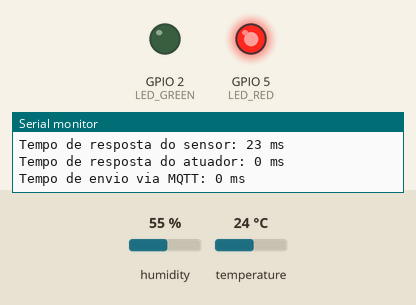
A sketch run on a simulated ESP32. Parts: output pins drawn as LEDs (lit = HIGH), the last lines printed to the serial monitor. The test bench sets the inputs (shaded band); at power-on: temperature 24 °C, humidity 55 %. WiFi joins after 1.5 s; servers stay silent unless stated; no MQTT or app messages arrive unless stated.

Above: at 2.7 s.
2.8 s: temperature set to 26 °C
5.6 s: temperature set to 29 °C
At 6.9 s:
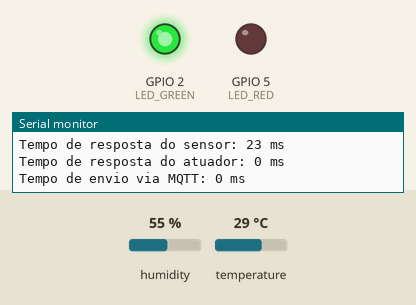
8.4 s: temperature set to 12 °C
At 10.6 s:
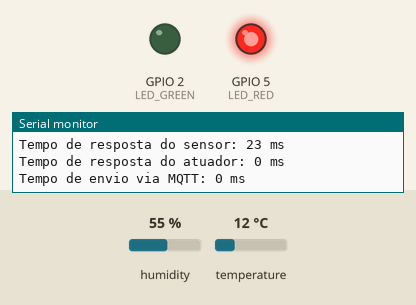
11.5 s: temperature set to 28 °C
At 12.4 s:
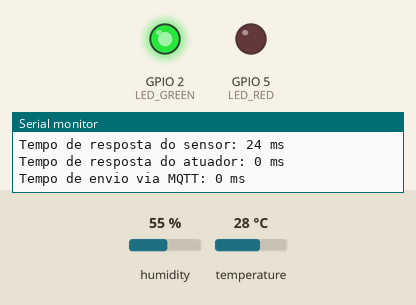
Timing chart, 0 to 14.5 s (numbered marks = the images above; inputs shaded):
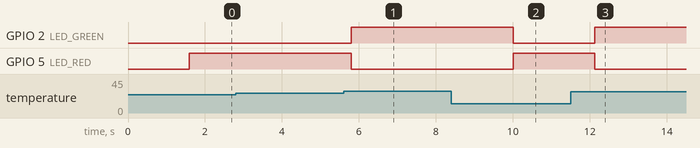

Measured:
- the behaviour switches between 27 and 28 °C on temperature (found by bisection; images 0 and 1)
- after the input at 5.6 s, GPIO 2 (LED_GREEN): LOW → HIGH after 0.20 s; GPIO 5 (LED_RED): HIGH → LOW after 0.20 s
- after the input at 8.4 s, GPIO 2 (LED_GREEN): HIGH → LOW after 1.6 s; GPIO 5 (LED_RED): LOW → HIGH after 1.6 s
- after the input at 11.5 s, GPIO 2 (LED_GREEN): LOW → HIGH after 0.62 s; GPIO 5 (LED_RED): HIGH → LOW after 0.62 s

The sketch:

sketch_temperature_sensor.ino
```cpp
#include <DHT.h>
#include <WiFi.h>
#include <Adafruit_MQTT.h>
#include <Adafruit_MQTT_Client.h>

//pinos do DHT11 e LEDs
#define DHTPIN 4
#define DHTTYPE DHT11
#define LED_GREEN 2
#define LED_RED 5

//wiFi
#define WLAN_SSID       "nome_wifi" //usuario deve incluir nome do wifi
#define WLAN_PASS       "senha_wifi" //usuario deve incluir a senha do wifi

//servidor MQTT
#define MQTT_SERVER     "io.adafruit.com"
#define MQTT_SERVERPORT 1883
#define MQTT_USERNAME   "user" //usuario deve incluir user do adafruit
#define MQTT_KEY        "senha_api" //usuario deve incluir key api do adafruit

//sensor DHT
DHT dht(DHTPIN, DHTTYPE);

//instancia
WiFiClient client;
Adafruit_MQTT_Client mqtt(&client, MQTT_SERVER, MQTT_SERVERPORT, MQTT_USERNAME, MQTT_KEY);

//MQTT para temperatura e umidade
Adafruit_MQTT_Publish temperaturaPub = Adafruit_MQTT_Publish(&mqtt, MQTT_USERNAME "/feeds/temperatura");
Adafruit_MQTT_Publish umidadePub = Adafruit_MQTT_Publish(&mqtt, MQTT_USERNAME "/feeds/umidade");

void setup() {
  Serial.begin(9600);
  dht.begin();

  pinMode(LED_GREEN, OUTPUT);
  pinMode(LED_RED, OUTPUT);

  connectWiFi();
  connectMQTT();
}

void loop() {
  //tempo resposta
  unsigned long startSensorTime = millis();
  float humidity = dht.readHumidity();
  float temperature = dht.readTemperature();
  unsigned long endSensorTime = millis();
  unsigned long responseTimeSensor = endSensorTime - startSensorTime;

  //leitura
  if (isnan(humidity) || isnan(temperature)) {
    Serial.println("Falha ao ler do sensor DHT!");
    return;
  }

  //resultado
  Serial.print("Umidade: ");
  Serial.print(humidity);
  Serial.print(" %\t");
  Serial.print("Temperatura: ");
  Serial.print(temperature);
  Serial.println(" °C");

  //tempo resposta sensor
  Serial.print("Tempo de resposta do sensor: ");
  Serial.print(responseTimeSensor);
  Serial.println(" ms");

  //tempo resposta atuador
  unsigned long startActuatorTime = millis();
  if (temperature < 28) {
    digitalWrite(LED_GREEN, LOW);  //acender o LED verde
    digitalWrite(LED_RED, HIGH);     //apagar o LED vermelho
  } else {
    digitalWrite(LED_GREEN, HIGH);   //apagar o LED verde
    digitalWrite(LED_RED, LOW);    //acender o LED vermelho
  }
  unsigned long endActuatorTime = millis();
  unsigned long responseTimeActuator = endActuatorTime - startActuatorTime;

  Serial.print("Tempo de resposta do atuador: ");
  Serial.print(responseTimeActuator);
  Serial.println(" ms");

  //reconecta MQTT
  if (!mqtt.connected()) {
    connectMQTT();
  }

  //tempo envio MQTT
  unsigned long startMQTTTime = millis();
  if (!temperaturaPub.publish(temperature)) {
    Serial.println("Falha ao publicar temperatura!");
  }
  if (!umidadePub.publish(humidity)) {
    Serial.println("Falha ao publicar umidade!");
  }
  unsigned long endMQTTTime = millis();
  unsigned long responseTimeMQTT = endMQTTTime - startMQTTTime;

  Serial.print("Tempo de envio via MQTT: ");
  Serial.print(responseTimeMQTT);
  Serial.println(" ms");

  delay(2000);
}

void connectWiFi() {
  Serial.print("Conectando ao WiFi...");
  WiFi.begin(WLAN_SSID, WLAN_PASS);
  while (WiFi.status() != WL_CONNECTED) {
    delay(500);
    Serial.print(".");
  }
  Serial.println(" Conectado ao WiFi!");
}

void connectMQTT() {
  Serial.print("Conectando ao MQTT...");
  while (mqtt.connect() != 0) {
    Serial.print(".");
    delay(1000);
  }
  Serial.println(" Conectado ao MQTT!");
}
```
